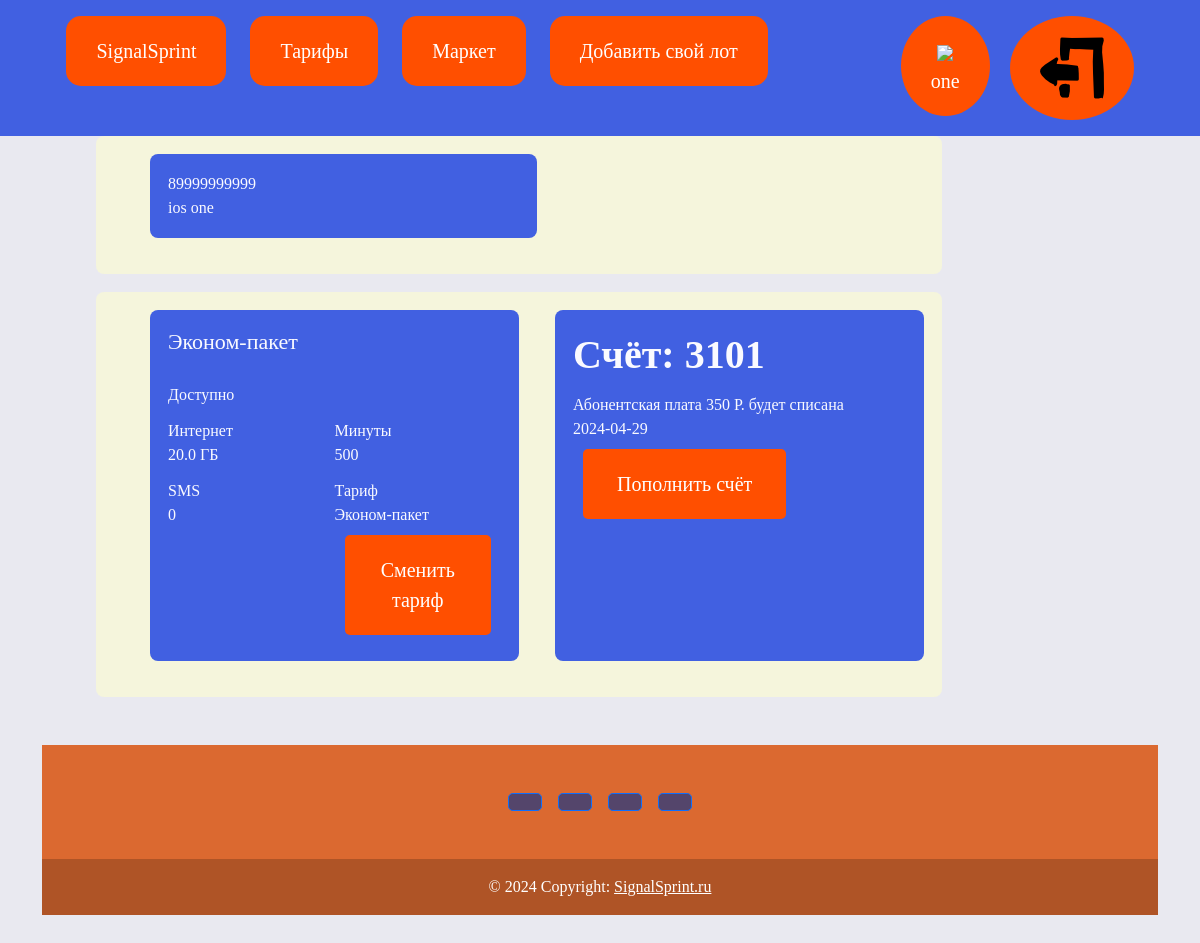
The page /profiles (signed in) on the database as committed earlier.
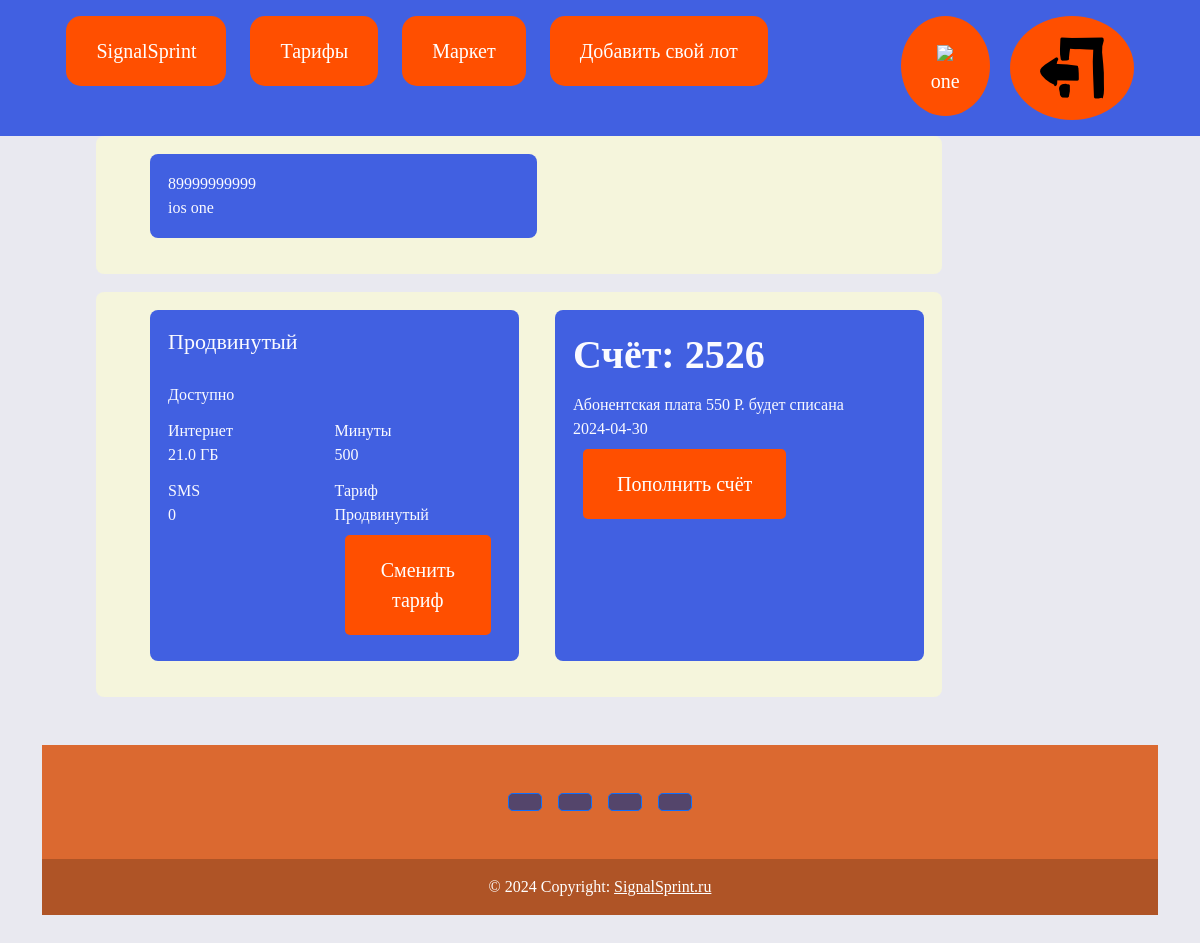
The same page on the database as committed later.
### data/users.py (models this page shows, shortened)
class User(SqlAlchemyBase, UserMixin, SerializerMixin):
    __tablename__ = 'user'
    id = sqlalchemy.Column(sqlalchemy.Integer,
                           primary_key=True, autoincrement=True)
    name = sqlalchemy.Column(sqlalchemy.String, nullable=True)
    phone_number = sqlalchemy.Column(sqlalchemy.String,
                                     index=True, unique=True, nullable=True)
    surname = sqlalchemy.Column(sqlalchemy.String, nullable=True)
    money = sqlalchemy.Column(sqlalchemy.Integer, nullable=True)
    hashed_password = sqlalchemy.Column(sqlalchemy.String, nullable=False)
    created_date = sqlalchemy.Column(sqlalchemy.DateTime,
                                     default=datetime.datetime.now)
    lots = orm.relationship("Lots", back_populates='user')
    paket_users = orm.relationship('Paket_Users', back_populates='user')

### data/tariff.py (models this page shows)
class Tariff(SqlAlchemyBase, SerializerMixin):
    __tablename__ = 'tariff'
    id = sqlalchemy.Column(sqlalchemy.Integer, primary_key=True, autoincrement=True)
    name_tariff = sqlalchemy.Column(sqlalchemy.String, nullable=True)
    quantity_gb = sqlalchemy.Column(sqlalchemy.Float, nullable=True)
    quantity_minuts = sqlalchemy.Column(sqlalchemy.Integer, nullable=True)
    quantity_sms = sqlalchemy.Column(sqlalchemy.Integer, nullable=True)
    coast = sqlalchemy.Column(sqlalchemy.Integer, nullable=True)
    paket_users = orm.relationship('Paket_Users', back_populates='tariff')

### data/paket_users.py (models this page shows)
class Paket_Users(SqlAlchemyBase, SerializerMixin):
    __tablename__ = 'paket_users'
    id = sqlalchemy.Column(sqlalchemy.Integer, primary_key=True, autoincrement=True)
    tariff_connect = sqlalchemy.Column(sqlalchemy.Boolean, nullable=True)
    quantity_gb = sqlalchemy.Column(sqlalchemy.Float, nullable=True)
    quantity_minuts = sqlalchemy.Column(sqlalchemy.Integer, nullable=True)
    quantity_sms = sqlalchemy.Column(sqlalchemy.Integer, nullable=True)
    date_renewal_tariff = sqlalchemy.Column(sqlalchemy.DateTime,
                                            default=datetime.datetime.now)
    user_id = sqlalchemy.Column(sqlalchemy.Integer,
                                sqlalchemy.ForeignKey("user.id"))
    user = orm.relationship('User', back_populates='paket_users')
    tariff_id = sqlalchemy.Column(sqlalchemy.Integer,
                                  sqlalchemy.ForeignKey("tariff.id"))
    tariff = orm.relationship('Tariff', back_populates='paket_users')

### server.py (the view)
@app.route("/profiles")
@login_required
def profiles():
    db_sess = db_session.create_session()
    paket_users = db_sess.query(Paket_Users).filter(Paket_Users.user_id == int(current_user.id)).first()
    if paket_users.tariff_id:
        tariff = db_sess.query(Tariff).filter(Tariff.id == int(paket_users.tariff_id)).first()
    else:
        tariff = None
    if current_user.is_authenticated:
        return render_template("profiles.html", title='Профиль', paket_users=paket_users, tariff=tariff)

### data/db_session.py (called while the page is built)
def create_session() -> Session:
    global __factory
    return __factory()

### server.py (called while the page is built)
@login_manager.user_loader
def load_user(user_id):
    db_sess = db_session.create_session()
    return db_sess.query(User).get(user_id)

### templates/profiles.html (shortened to what this page needs)
{% extends "base.html" %}
{% block content %}
{% if current_user.is_authenticated %}
<div class="container dashboard-container">
    <div class="dashboard-container__row">
        <div class="dashboard-pac">
            <section class="inner-dashboard-numbers__main-info">
                <div class="inner-dashboard-numbers__main-info-content">
                    <div class="inner-dashboard-numbers__current-number"> {{ current_user.phone_number }}</div>
                    <div class="inner-dashboard-numbers__user-name">{{ current_user.surname }} {{ current_user.name }}
                    </div>
                </div>
            </section>
        </div>
    </div>
    <div class="dashboard-container__row">
        <div class="dashboard-pac">
            <div class="dashboard-packages">
                {% if paket_users.tariff_connect %}
                <div class="dashboard-packages__title"><p>{{ tariff.name_tariff }}</p></div>
                <div class="dashboard-packages__link-block">Доступно</div>
                {% else %}
                <div class="dashboard-packages__title"><p>Тариф не подключен</p></div>
                <div class="dashboard-packages__block">Недоступно</div>
                {% endif %}
                <ul class="dashboard-packages__remnants">
                    <li class="dashboard-packages__remnant">
                        <div class="dashboard-packages__remnant-name">Интернет</div>
                        <div class="dashboard-packages__remnant-data">{{ paket_users.quantity_gb }} ГБ</div>
                    </li>
                    <li class="dashboard-packages__remnant">
                        <div class="dashboard-packages__remnant-name">Минуты</div>
                        <div class="dashboard-packages__remnant-data">{{ paket_users.quantity_minuts }}
                        </div>
                    </li>
                    <li class="dashboard-packages__remnant">
                        <div class="dashboard-packages__remnant-name">SMS</div>
                        <div class="dashboard-packages__remnant-data">{{ paket_users.quantity_sms }}</div>
                    </li>
                    <li class="dashboard-packages__remnant">
                        <div class="dashboard-packages__remnant-name">Тариф</div>
                        {% if paket_users.tariff_connect %}
                        <div class="dashboard-packages__remnant-data">{{ tariff.name_tariff }}</div>
                        <a class="button_menu button btn-sell" href="/tarifs">Сменить тариф</a>
                        {% else %}
                        <div class="dashboard-packages__remnant-data">Неподключён</div>
                        <a class="button_menu button btn-sell" href="/tarifs">Подключить тариф</a>
                        {% endif %}
                    </li>
                </ul>
            </div>
        </div>
        <div class="dashboard-pac">
            <div class="dashboard-balance">
                <div class="dashboard-balance__buttons">
                    <div class="dashboard-balance__balance-amount">Счёт: {{ current_user.money }}</div>
                    {% if paket_users.tariff_connect %}
                    <div class="dashboard-balance__abonent-fee">
                        Абонентская плата {{ tariff.coast }} Р. будет списана<br>{{
                        paket_users.date_renewal_tariff.date() }}
                    </div>
                    {% endif %}
                    <a class="button_menu button btn-sell" href="/pay_card">Пополнить счёт</a>
                </div>
            </div>
        </div>
    </div>
</div>
{% endif %}
{% endblock %}

### templates/base.html (shortened to what this page needs)
<!DOCTYPE html>
<html lang="en">
<head>
    <link rel="stylesheet"
          href="https://cdn.jsdelivr.net/npm/bootstrap@5.0.0-beta1/dist/css/bootstrap.min.css"
>
    <link rel="stylesheet" type="text/css" href="static/css/style_base.css"/>
</head>
<body>
<nav class="navbar-menu nav">
    <div class="div_menu">
        <a href="/" class="button_menu button">SignalSprint</a>
        <a href="/tarifs" class="button_menu button">Тарифы</a>
        <a href="/market" class="button_menu button">Маркет</a>
        {% if current_user.is_authenticated %}
        <a href="/lots" class="button_menu button">Добавить свой лот</a>
        {% endif %}
    </div>
    <div class="div_menu">
        {% if current_user.is_authenticated %}
        <a href="/profiles" class="profil button">
            {% if current_user.is_authenticated %}
            <img src='static/img/reg_profil.png'><br>
            {{ current_user.name }}
            {% endif %}
        </a>
        <a class="navbar-brand profil button" href="/logout">
            <img src='static/img/go_out.png'>
        </a>
        {% else %}
        <p>
            <a class="btn btn-primary " href="/register">Зарегистрироваться</a>
            <a class="btn btn-success" href="/login">Войти</a>
        </p>
        {% endif %}
    </div>
</nav>
<main role="main" class="container">
    {% block content %}
    {% endblock %}
</main>
<div class="container my-5">
    <footer class="text-center text-lg-start" style="background-color: #db6930;">
        <div class="container d-flex justify-content-center py-5">
            <button type="button" class="btn btn-primary btn-lg btn-floating mx-2"
                    style="background-color: #54456b;">
            </button>
            <button type="button" class="btn btn-primary btn-lg btn-floating mx-2"
                    style="background-color: #54456b;">
            </button>
            <button type="button" class="btn btn-primary btn-lg btn-floating mx-2"
                    style="background-color: #54456b;">
            </button>
            <button type="button" class="btn btn-primary btn-lg btn-floating mx-2"
                    style="background-color: #54456b;">
            </button>
        </div>
        <div class="text-center text-white p-3" style="background-color: rgba(0, 0, 0, 0.2);">
            © 2024 Copyright:
            <a class="text-white" href="https://www.google.com/">SignalSprint.ru</a>
        </div>
    </footer>
</div>
</body>
</html>

### static/css/style_base.css (style rules this page uses)
body { font-family: PT Astra Sans; background-color: #e9e9f0; }
div.div_menu .button { background-color: #FF4F00; border: none; color: white; padding: 20px 30px; text-align: center; text-decoration: none; display: inline-block; font-size: 20px; margin: 16px 10px; cursor: pointer; height: 100%; }
nav.navbar-menu div.div_menu { height: 100%; }
div.div_menu .button_menu { border-radius: 15px; }
div.div_menu .profil { border-radius: 50%; float: left; }
nav.navbar-menu { background-color: #4160E1; display: flex; justify-content: space-around; }
.btn-sell { background-color: #FF4F00; border: none; color: white; padding: 20px 34px; text-align: center; text-decoration: none; display: inline-block; font-size: 20px; margin: 8px 10px; cursor: pointer; border-radius: 5px; }
.container { width: auto; max-width: 1152px; }
.container { margin-right: auto; margin-left: auto; padding-left: 18px; padding-right: 18px; }
.dashboard-packages__title { margin-bottom: 0; min-height: 28px; color: #fafaff; font-size: 22px; line-height: 28px; }
.dashboard-packages__link-block { margin-top: 27px; }
.dashboard-packages__remnants { display: flex; flex-wrap: wrap; margin: 0; padding: 0; list-style: none; }
.dashboard-packages__remnant { margin-top: 12px; width: 50%; }
li { display: list-item; text-align: -webkit-match-parent; unicode-bidi: isolate; }
.dashboard-container__row { display: flex; color: #fafaff; margin-left: 36px; width: calc(80% - 18px); padding: 18px; margin-bottom: 18px; background-color: #f5f5dc; border-radius: 8px; }
.dashboard-balance { height: 100%; display: flex; flex-direction: column; justify-content: space-between; }
.dashboard-balance__balance-amount { margin-top: 7px; font-size: 40px; line-height: 40px; height: 40px; font-weight: bold; }
.dashboard-balance__abonent-fee { margin-top: 18px; min-height: 22px; }
.dashboard-pac { background-color: #4160E1; color: #fafaff; margin-left: 36px; width: calc(50% - 18px); padding: 18px; margin-left: 36px; width: calc(50% - 18px); padding: 18px; margin-bottom: 18px; border-radius: 8px; }

Rows that differ between the two databases and show on the page:
no longer on this page (row unchanged): Tariff: name_tariff "Эконом-пакет", coast "350"
changed User "one": money "3101" → "2526"
now on this page (row unchanged): Tariff: name_tariff "Продвинутый", coast "550"
changed Paket_Users: quantity_gb "20.0" → "21.0"; date_renewal_tariff "2024-04-29" → "2024-04-30"
